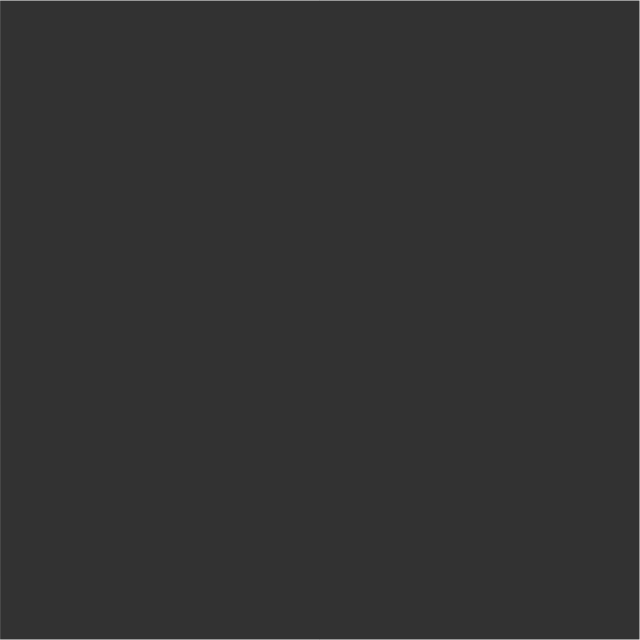
Frame 1 (no input)
Frame 60 (no input): identical to frame 1, image omitted
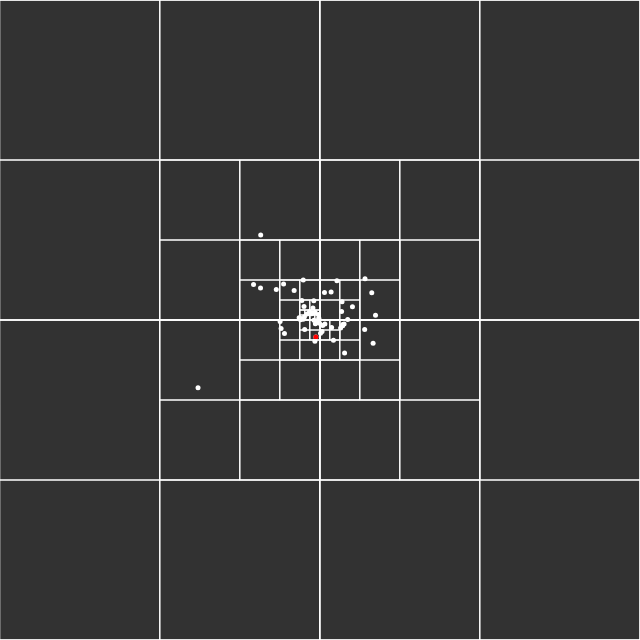
Frame 120 (the mouse pressed at the canvas centre since frame 60)

The p5.js sketch that drew these frames (run headless with seeded random() and noise() and a simulated clock; from frame 60 on, the mouse is pressed at the canvas centre):

// p5.js sketch
// ── sketch.js
let quadTree;
let objects = [];
let objectsRadius = 5;

function setup(){
	createCanvas(640, 640);
	quadTree = new QuadTree(0, 0, width, 4);
}

function draw(){
	background(50);

	objects.forEach(e => {
		e.move();
		e.show();	
	});

	if(objects.length > 0){
		quadTree.getQuadOfObject(objects[0]).forEach(e => {
			if(dist(objects[0].pos.x, objects[0].pos.y, e.pos.x, e.pos.y) <= 100)
				e.show([255,0,0]);
		});
	}

	quadTree.setTree(objects);
	quadTree.showBorders();

	if(mouseIsPressed)
		objects.push(new StandardObject(mouseX, mouseY, objectsRadius, 3));
}
// ── QuadTree.js
function QuadTree(x, y, size, limitPerQuad){
	this.pos = createVector(x, y);
	this.size = size;
	this.limitPerQuad = limitPerQuad;
	this.elementsInside = [];
	this.isQuadOfQuads = false;
}

QuadTree.prototype.setTree = function(objects){
	this.elementsInside = objects;

	if(this.elementsInside.length > this.limitPerQuad){
		let topLeft = new QuadTree(this.pos.x, this.pos.y, this.size/2, this.limitPerQuad);
		let topRight = new QuadTree(this.pos.x+this.size/2, this.pos.y, this.size/2, this.limitPerQuad);
		let bottomLeft = new QuadTree(this.pos.x, this.pos.y+this.size/2, this.size/2, this.limitPerQuad);
		let bottomRight = new QuadTree(this.pos.x+this.size/2, this.pos.y+this.size/2, this.size/2, this.limitPerQuad);

		this.elementsInside.forEach(e => {
			if(e.pos.x <= this.pos.x+this.size/2 && e.pos.y <= this.pos.y+this.size/2)
				topLeft.elementsInside.push(e);
			else if(e.pos.x > this.pos.x+this.size/2 && e.pos.y <= this.pos.y+this.size/2)
				topRight.elementsInside.push(e);
			else if(e.pos.x <= this.pos.x+this.size/2 && e.pos.y > this.pos.y+this.size/2)
				bottomLeft.elementsInside.push(e);
			else if(e.pos.x > this.pos.x+this.size/2 && e.pos.y > this.pos.y+this.size/2)
				bottomRight.elementsInside.push(e);
		});

		topLeft.setTree(topLeft.elementsInside);
		topRight.setTree(topRight.elementsInside);
		bottomLeft.setTree(bottomLeft.elementsInside);
		bottomRight.setTree(bottomRight.elementsInside);

		this.elementsInside = [
			topLeft,
			topRight,
			bottomLeft,
			bottomRight
		];

		this.isQuadOfQuads = true;
	}
}

QuadTree.prototype.showBorders = function(){
	push();
	noFill();
	stroke(255);
	rect(this.pos.x, this.pos.y, this.size, this.size);
	pop();

	this.elementsInside.forEach(e => {
		if(e.showBorders){
			e.showBorders();
		}
	});
}

QuadTree.prototype.getQuadOfObject = function(object){
	if(!this.isQuadOfQuads){
		if(this.containsElementDirectly(object))
			return this.elementsInside;
		else
			return [];
	}

	let accumulation = [];
	this.elementsInside.forEach(e => accumulation = [...accumulation, ...e.getQuadOfObject(object)]);
	return accumulation;
}

QuadTree.prototype.containsElementDirectly = function(object){
	let contains = false;

	for(let i = 0; i < this.elementsInside.length; i++){
		if(this.elementsInside[i] == object){
			contains = true;
			break;
		}
	}

	return contains;
}
// ── StandardObject.js
function StandardObject(x, y, radius, speed){
	this.pos = createVector(x, y);
	this.radius = radius;
	this.speed = speed;

	this.xOff = Math.random() * 1000;
	this.yOff = this.xOff + 1000;
}

StandardObject.prototype.show = function(color){
	push();
	noStroke();
	
	if(color)
		fill(color);

	ellipse(this.pos.x, this.pos.y, this.radius);
	pop();
}

StandardObject.prototype.move = function(){
	let futureX = this.pos.x + map(noise(this.xOff), 0, 1, -this.speed, this.speed);
	if(futureX >= 0 && futureX < width)
		this.pos.x += futureX - this.pos.x;

	let futureY = this.pos.y + map(noise(this.yOff), 0, 1, -this.speed, this.speed);
	if(futureY >= 0 && futureY < height)
		this.pos.y += futureY - this.pos.y;

	this.xOff += 0.01;
	this.yOff += 0.01;
}
